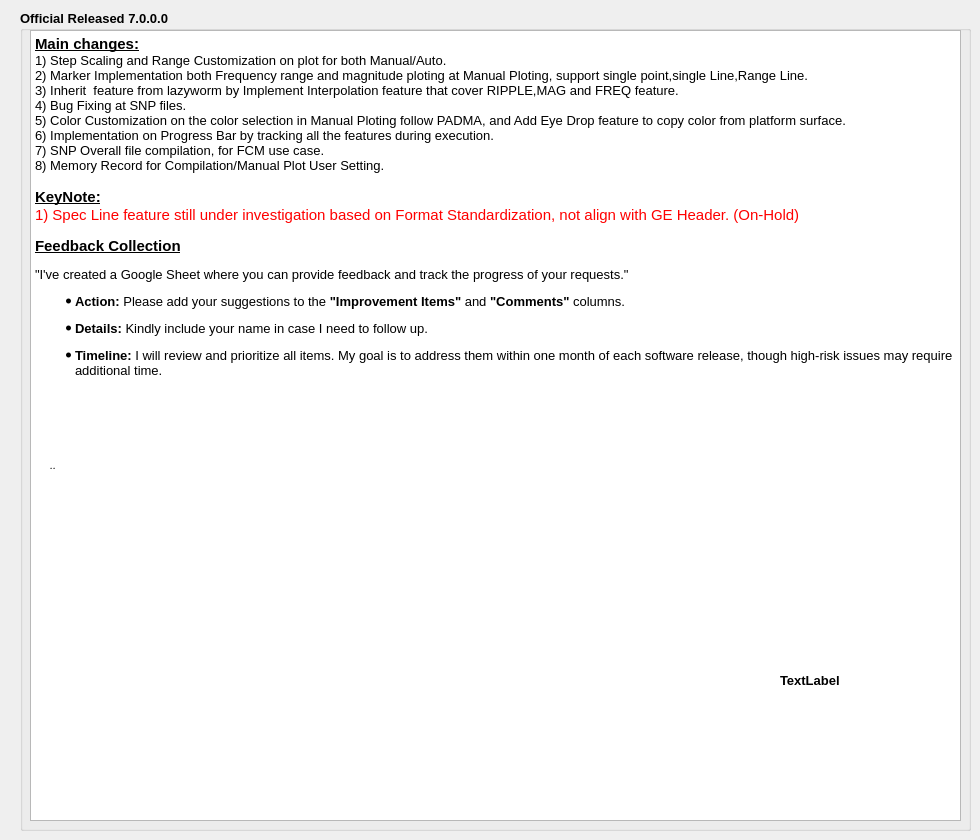
   <widget class="QWidget" name="Updates">
    <attribute name="title">
     <string>Updates</string>
    </attribute>
    <widget class="QGroupBox" name="Update_GroupBox">
     <property name="geometry">
      <rect>
       <x>20</x>
       <y>10</y>
       <width>951</width>
       <height>821</height>
      </rect>
     </property>
     <property name="font">
      <font>
       <pointsize>10</pointsize>
       <bold>true</bold>
       <kerning>true</kerning>
      </font>
     </property>
     <property name="title">
      <string>Official Released 7.0.0.0</string>
     </property>
     <widget class="QTextEdit" name="textEdit_2">
      <property name="geometry">
       <rect>
        <x>10</x>
        <y>20</y>
        <width>931</width>
        <height>791</height>
       </rect>
      </property>
      <property name="font">
       <font>
        <pointsize>10</pointsize>
        <bold>false</bold>
        <kerning>true</kerning>
       </font>
      </property>
      <property name="html">
       <string>&lt;!DOCTYPE HTML PUBLIC &quot;-//W3C//DTD HTML 4.0//EN&quot; &quot;http://www.w3.org/TR/REC-html40/strict.dtd&quot;&gt;
&lt;html&gt;&lt;head&gt;&lt;meta name=&quot;qrichtext&quot; content=&quot;1&quot; /&gt;&lt;meta charset=&quot;utf-8&quot; /&gt;&lt;style type=&quot;text/css&quot;&gt;
p, li { white-space: pre-wrap; }
hr { height: 1px; border-width: 0; }
li.unchecked::marker { content: &quot;\2610&quot;; }
li.checked::marker { content: &quot;\2612&quot;; }
&lt;/style&gt;&lt;/head&gt;&lt;body style=&quot; font-family:'Segoe UI'; font-size:10pt; font-weight:400; font-style:normal;&quot;&gt;
&lt;p style=&quot; margin-top:0px; margin-bottom:0px; margin-left:0px; margin-right:0px; -qt-block-indent:0; text-indent:0px;&quot;&gt;&lt;span style=&quot; font-size:11pt; font-weight:700; text-decoration: underline;&quot;&gt;Main changes:&lt;/span&gt;&lt;/p&gt;
&lt;p style=&quot; margin-top:0px; margin-bottom:0px; margin-left:0px; margin-right:0px; -qt-block-indent:0; text-indent:0px;&quot;&gt;1) Step Scaling and Range Customization on plot for both Manual/Auto.&lt;br /&gt;2) Marker Implementation both Frequency range and magnitude ploting at Manual Ploting, support single point,single Line,Range Line.&lt;br /&gt;3) Inherit  feature from lazyworm by Implement Interpolation feature that cover RIPPLE,MAG and FREQ feature.&lt;br /&gt;4) Bug Fixing at SNP files.&lt;br /&gt;5) Color Customization on the color selection in Manual Ploting follow PADMA, and Add Eye Drop feature to copy color from platform surface.&lt;br /&gt;6) Implementation on Progress Bar by tracking all the features during execution.&lt;br /&gt;7) SNP Overall file compilation, for FCM use case.&lt;br /&gt;8) Memory Record for Compilation/Manual Plot User Setting.&lt;/p&gt;
&lt;p style=&quot; margin-top:0px; margin-bottom:0px; margin-left:0px; margin-right:0px; -qt-block-indent:0; text-indent:0px;&quot;&gt;&lt;br /&gt;&lt;span style=&quot; font-size:11pt; font-weight:700; text-decoration: underline;&quot;&gt;KeyNote:&lt;/span&gt;&lt;/p&gt;
&lt;p style=&quot; margin-top:0px; margin-bottom:0px; margin-left:0px; margin-right:0px; -qt-block-indent:0; text-indent:0px;&quot;&gt;&lt;span style=&quot; font-size:11pt; color:#ff0000;&quot;&gt;1) Spec Line feature still under investigation based on Format Standardization, not align with GE Header. (On-Hold)&lt;/span&gt;&lt;/p&gt;
&lt;p style=&quot;-qt-paragraph-type:empty; margin-top:0px; margin-bottom:0px; margin-left:0px; margin-right:0px; -qt-block-indent:0; text-indent:0px; font-size:8pt; font-style:italic;&quot;&gt;&lt;br /&gt;&lt;/p&gt;
&lt;p style=&quot; margin-top:0px; margin-bottom:0px; margin-left:0px; margin-right:0px; -qt-block-indent:0; text-indent:0px;&quot;&gt;&lt;span style=&quot; font-size:11pt; font-weight:700; text-decoration: underline;&quot;&gt;Feedback Collection&lt;/span&gt;&lt;/p&gt;
&lt;p style=&quot; margin-top:12px; margin-bottom:12px; margin-left:0px; margin-right:0px; -qt-block-indent:0; text-indent:0px;&quot;&gt;&amp;quot;I've created a Google Sheet where you can provide feedback and track the progress of your requests.&amp;quot;&lt;/p&gt;
&lt;ul style=&quot;margin-top: 0px; margin-bottom: 0px; margin-left: 0px; margin-right: 0px; -qt-list-indent: 1;&quot;&gt;
&lt;li style=&quot; margin-top:12px; margin-bottom:12px; margin-left:0px; margin-right:0px; -qt-block-indent:0; text-indent:0px;&quot;&gt;&lt;span style=&quot; font-weight:700;&quot;&gt;Action:&lt;/span&gt; Please add your suggestions to the &lt;span style=&quot; font-weight:700;&quot;&gt;&amp;quot;Improvement Items&amp;quot;&lt;/span&gt; and &lt;span style=&quot; font-weight:700;&quot;&gt;&amp;quot;Comments&amp;quot;&lt;/span&gt; columns.&lt;/li&gt;
&lt;li style=&quot; margin-top:12px; margin-bottom:12px; margin-left:0px; margin-right:0px; -qt-block-indent:0; text-indent:0px;&quot;&gt;&lt;span style=&quot; font-weight:700;&quot;&gt;Details:&lt;/span&gt; Kindly include your name in case I need to follow up.&lt;/li&gt;
&lt;li style=&quot; margin-top:12px; margin-bottom:12px; margin-left:0px; margin-right:0px; -qt-block-indent:0; text-indent:0px;&quot;&gt;&lt;span style=&quot; font-weight:700;&quot;&gt;Timeline:&lt;/span&gt; I will review and prioritize all items. My goal is to address them within one month of each software release, though high-risk issues may require additional time.&lt;/li&gt;&lt;/ul&gt;
&lt;p style=&quot;-qt-paragraph-type:empty; margin-top:0px; margin-bottom:0px; margin-left:0px; margin-right:0px; -qt-block-indent:0; text-indent:0px; font-size:8pt; font-style:italic;&quot;&gt;&lt;br /&gt;&lt;/p&gt;
&lt;p style=&quot;-qt-paragraph-type:empty; margin-top:0px; margin-bottom:0px; margin-left:0px; margin-right:0px; -qt-block-indent:0; text-indent:0px;&quot;&gt;&lt;br /&gt;&lt;/p&gt;
&lt;p style=&quot;-qt-paragraph-type:empty; margin-top:0px; margin-bottom:0px; margin-left:0px; margin-right:0px; -qt-block-indent:0; text-indent:0px;&quot;&gt;&lt;br /&gt;&lt;/p&gt;&lt;/body&gt;&lt;/html&gt;</string>
      </property>
     </widget>
     <widget class="QLabel" name="movieLabel">
      <property name="geometry">
       <rect>
        <x>760</x>
        <y>600</y>
        <width>160</width>
        <height>140</height>
       </rect>
      </property>
      <property name="text">
       <string>TextLabel</string>
      </property>
     </widget>
     <widget class="QLabel" name="UserFeedback_Link">
      <property name="geometry">
       <rect>
        <x>30</x>
        <y>440</y>
        <width>361</width>
        <height>31</height>
       </rect>
      </property>
      <property name="font">
       <font>
        <pointsize>8</pointsize>
        <italic>true</italic>
        <bold>false</bold>
        <kerning>true</kerning>
       </font>
      </property>
      <property name="text">
       <string>..</string>
      </property>
     </widget>
    </widget>
   </widget>
